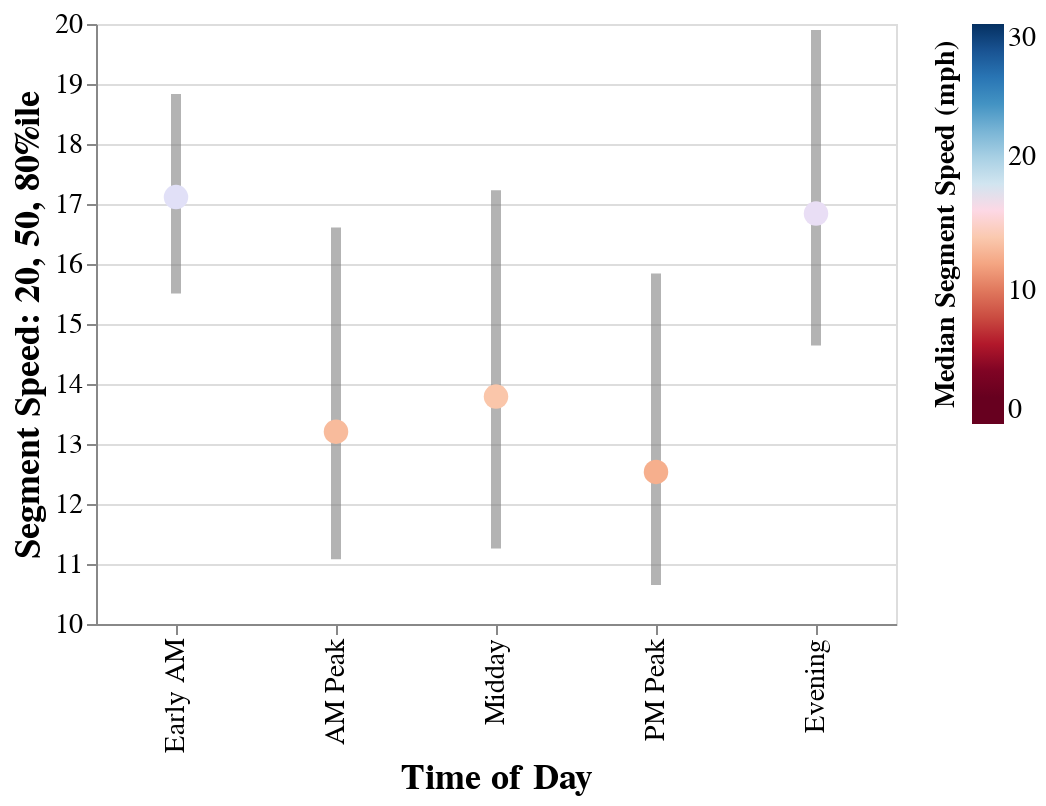

The notebook cell saved with this chart:
### Code cell
error_bars = alt.Chart(df).mark_errorbar(thickness=5, color='gray', opacity=.6).encode(
    y = alt.Y("p50_mph:Q", title='Segment Speed: 20, 50, 80%ile').scale(zero=False),
    yError=("p50 - p20:Q"),
    yError2=("p80 - p50:Q"),
    x = alt.X("time_of_day:N", sort=['Early AM', 'AM Peak', 'Midday', 'PM Peak', 'Evening', 'Owl']),
    tooltip=[alt.Tooltip('p20_mph:Q', title="p20 mph"), alt.Tooltip('p50_mph:Q', title="p50 mph"),
            alt.Tooltip('p80_mph:Q', title="p80 mph")]
).properties(width=400)

points = alt.Chart(df).mark_point(filled=True, size = 150, opacity = 1).encode(
    alt.Y("p50_mph:Q"),
    alt.X("time_of_day:N", sort=['Early AM', 'AM Peak', 'Midday', 'PM Peak', 'Evening', 'Owl'],
         title='Time of Day'),
    color=alt.Color('p50_mph', title='Median Segment Speed (mph)').scale(domain=domain, range = range_),
    tooltip=[alt.Tooltip('p50_mph:Q', title="p50 mph")],
)

chart = error_bars + points
chart = chart.configure(axis = alt.AxisConfig(labelFontSize=14, titleFontSize=18),
                       legend = alt.LegendConfig(titleFontSize=14, labelFontSize=14, titleLimit=250,
                                                 titleOrient='left', labelOffset=100))
chart

### Figure 1 — Vega-Lite specification as saved in the notebook (floating-point values rounded to 4 significant figures)
{"config": {"view": {"continuousWidth": 300, "continuousHeight": 300}, "axis": {"labelFontSize": 14, "titleFontSize": 18}, "legend": {"labelFontSize": 14, "labelOffset": 100, "titleFontSize": 14, "titleLimit": 250, "titleOrient": "left"}}, "layer": [{"mark": {"type": "errorbar", "color": "gray", "opacity": 0.6, "thickness": 5}, "encoding": {"tooltip": [{"field": "p20_mph", "title": "p20 mph", "type": "quantitative"}, {"field": "p50_mph", "title": "p50 mph", "type": "quantitative"}, {"field": "p80_mph", "title": "p80 mph", "type": "quantitative"}], "x": {"field": "time_of_day", "sort": ["Early AM", "AM Peak", "Midday", "PM Peak", "Evening", "Owl"], "type": "nominal"}, "y": {"field": "p50_mph", "scale": {"zero": false}, "title": "Segment Speed: 20, 50, 80%ile", "type": "quantitative"}, "yError": {"field": "p50 - p20"}, "yError2": {"field": "p80 - p50"}}}, {"mark": {"type": "point", "filled": true, "opacity": 1, "size": 150}, "encoding": {"color": {"field": "p50_mph", "scale": {"domain": [0.0, 3.0, 6.0, 9.0, 12.0, 15.0, 18.0, 21.0, 24.0, 27.0, 30.0], "range": ["#67001f", "#67001f", "#b2182b", "#d6604d", "#f4a582", "#fddbc7", "#d1e5f0", "#92c5de", "#4393c3", "#2166ac", "#053061"]}, "title": "Median Segment Speed (mph)", "type": "quantitative"}, "tooltip": [{"field": "p50_mph", "title": "p50 mph", "type": "quantitative"}], "x": {"field": "time_of_day", "sort": ["Early AM", "AM Peak", "Midday", "PM Peak", "Evening", "Owl"], "title": "Time of Day", "type": "nominal"}, "y": {"field": "p50_mph", "type": "quantitative"}}}], "data": {"name": "data-7c56249ddbdedf40c46356c7cc111df2"}, "width": 400, "$schema": "https://vega.github.io/schema/vega-lite/v5.17.0.json", "datasets": {"data-7c56249ddbdedf40c46356c7cc111df2": [{"time_of_day": "AM Peak", "p50_mph": 13.21, "p20_mph": 11.08, "p80_mph": 16.61, "p50 - p20": -2.125, "p80 - p50": 3.405}, {"time_of_day": "Early AM", "p50_mph": 17.11, "p20_mph": 15.51, "p80_mph": 18.84, "p50 - p20": -1.605, "p80 - p50": 1.72}, {"time_of_day": "Evening", "p50_mph": 16.84, "p20_mph": 14.64, "p80_mph": 19.9, "p50 - p20": -2.2, "p80 - p50": 3.06}, {"time_of_day": "Midday", "p50_mph": 13.79, "p20_mph": 11.26, "p80_mph": 17.23, "p50 - p20": -2.53, "p80 - p50": 3.44}, {"time_of_day": "PM Peak", "p50_mph": 12.54, "p20_mph": 10.65, "p80_mph": 15.84, "p50 - p20": -1.885, "p80 - p50": 3.305}]}}
